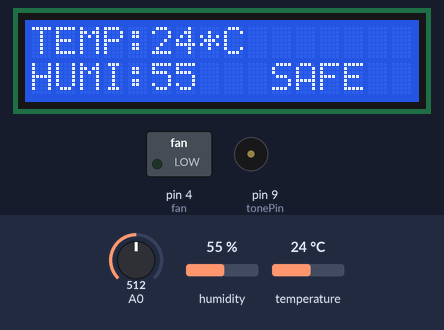
Bench run of a sketch on a simulated Arduino Uno, built with avr-gcc and run on an emulated ATmega328P. On the bench: 16×2 character LCD, switched loads named in the sketch (green lamp = pin HIGH), buzzer (waves = sounding). Inputs (shaded band) come from the test bench; at power-on: A0 = 512, humidity 55 %, temperature 24 °C.

Above: at 1.7 s.
1.8 s: A0 set to 686
At 2.6 s:
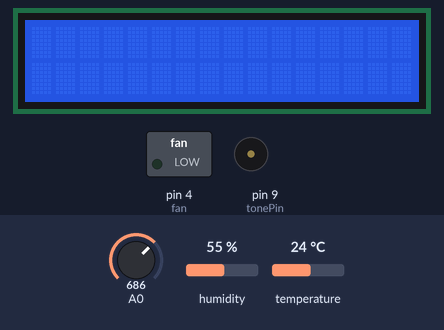
6.3 s: A0 set to 719
At 7.6 s:
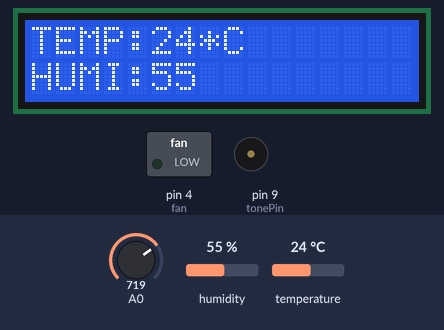
At 11.9 s:
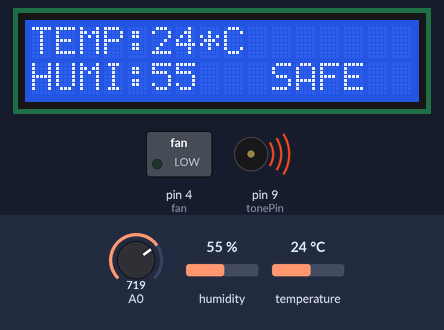
Timing chart, 0 to 23.0 s (numbered marks = the images above; inputs shaded):
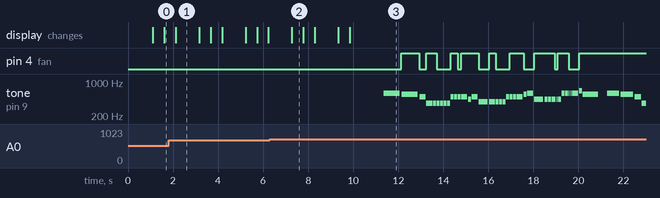

Measured:
- the behaviour switches between 700 and 701 on A0 (found by bisection; images 1 and 2)
- after the input at 6.3 s, pin 4 (fan): LOW → HIGH after 5.8 s, → LOW 0.80 s later, → HIGH 0.31 s later, → LOW 0.46 s later, … (17 changes in this stretch); tone on pin 9 (tonePin): plays 587 Hz for 0.71 s, 554 Hz for 0.71 s, 493 Hz for 0.27 s, 369 Hz for 0.27 s, 369 Hz for 0.13 s, 369 Hz for 0.13 s … (45 notes in this stretch), starting after 5.1 s
- what the display in image 1 shows lasts 1.1 s, from 2.1 s to 3.2 s
- what the display in image 2 shows lasts 0.5 s, from 7.3 s to 7.8 s

The sketch:

Test_LCD_MQ6.ino
```cpp
#include <Wire.h> // Library for I2C communication
#include <LiquidCrystal_I2C.h> // Library for LCD
#include <SoftwareSerial.h>
#include <SimpleDHT.h>
SoftwareSerial toESP(0, 1); //Rx, Tx


// for DHT11,
//      VCC: 5V or 3V
//      GND: GND
//      DATA: 2
int pinDHT11 = 2;
SimpleDHT11 dht11(pinDHT11);

int tonePin = 9;
int fan=4;
// Wiring: SDA pin is connected to A4 and SCL pin to A5.
// Connect to LCD via I2C, default address 0x27 (A0-A2 not jumpered)
LiquidCrystal_I2C lcd = LiquidCrystal_I2C(0x27, 16, 2); // Change to (0x27,16,2) for 16x2 LCD.

void setup() {
    //MOTOR DECLARATION
    pinMode(fan,OUTPUT);
   // initialize  communication at 9600 bits per second:
   toESP.begin(9600);

  // Initiate the LCD:
  lcd.init();
  lcd.backlight();


}

void loop() {

 // read the input on analog pin 0:
  int sensorValue = analogRead(A0);
  delay(1000);

  // read without samples.
  byte temperature = 0;
  byte humidity = 0;
  int err = SimpleDHTErrSuccess;
  if ((err = dht11.read(&temperature, &humidity, NULL)) != SimpleDHTErrSuccess) {
    Serial.print("Read DHT11 failed, err="); Serial.println(err);delay(1000);
    return;
  }

int temp=(int)temperature;
int humi=(int)humidity;

 lcd.setCursor(0,0);
 lcd.print("TEMP:");
 lcd.setCursor(5,0);
  lcd.print(String(temp)+ "*C");
  lcd.setCursor(0,1);
  lcd.print("HUMI:");
  lcd.print(humi);

 delay(500);
 toESP.println(String(abs(temp)));
 toESP.println(String(abs(humi)));


  if (sensorValue>700)
  {
    lcd.setCursor(10,1); //Set the cursor on the third column and the second row (counting starts at 0!).
    lcd.print("SAFE");
    delay(500);
     toESP.println("LEAK");
     delay(1000);
      Despacito();
  }
  else{
    lcd.setCursor(10,1); //Set the cursor on the second row (counting starts at 0!).
  lcd.print("SAFE");
  delay(500);
  }

lcd.clear();

}


void Despacito() {

  tone(tonePin, 587, 709.720327982);
  delay(788.578142202);
  digitalWrite(fan, HIGH);
  delay(10.3082110092);
  tone(tonePin, 554, 709.720327982);
  delay(788.578142202);
  digitalWrite(fan, LOW);
  delay(5.15410550459);
  tone(tonePin, 493, 273.683002294);
  delay(304.092224771);
  delay(5.15410550459);
  digitalWrite(fan, HIGH);
  tone(tonePin, 369, 273.683002294);
  delay(304.092224771);
  delay(5.15410550459);
  tone(tonePin, 369, 134.52215367);
  delay(149.469059633);
  digitalWrite(fan, LOW);
  delay(5.15410550459);
  tone(tonePin, 369, 134.52215367);
  delay(149.469059633);
  delay(5.15410550459);
  tone(tonePin, 369, 134.52215367);
  delay(149.469059633);
  delay(5.15410550459);
  tone(tonePin, 369, 134.52215367);
  delay(149.469059633);
  delay(5.15410550459);
  tone(tonePin, 369, 134.52215367);
  delay(149.469059633);
  digitalWrite(fan, HIGH);
  delay(5.15410550459);
  tone(tonePin, 493, 134.52215367);
  delay(149.469059633);
  delay(5.15410550459);
  tone(tonePin, 493, 134.52215367);
  delay(149.469059633);
  delay(5.15410550459);
  digitalWrite(fan, LOW);
  tone(tonePin, 493, 134.52215367);
  delay(149.469059633);
  delay(5.15410550459);
  digitalWrite(fan, HIGH);
  tone(tonePin, 493, 273.683002294);
  delay(304.092224771);
  delay(5.15410550459);
  tone(tonePin, 440, 134.52215367);
  delay(149.469059633);
  delay(5.15410550459);
  tone(tonePin, 493, 273.683002294);
  delay(304.092224771);
  delay(5.15410550459);
  digitalWrite(fan, LOW);
  tone(tonePin, 391, 412.843850917);
  delay(458.715389908);
  delay(5.15410550459);
  digitalWrite(fan, HIGH);
  tone(tonePin, 391, 134.52215367);
  delay(149.469059633);
  delay(5.15410550459);
  tone(tonePin, 391, 134.52215367);
  delay(149.469059633);
  delay(5.15410550459);
  digitalWrite(fan, LOW);
  tone(tonePin, 391, 134.52215367);
  delay(149.469059633);
  delay(5.15410550459);
  tone(tonePin, 391, 134.52215367);
  delay(149.469059633);
  delay(5.15410550459);
  tone(tonePin, 391, 134.52215367);
  delay(149.469059633);
  delay(5.15410550459);
  tone(tonePin, 493, 134.52215367);
  delay(149.469059633);
  delay(5.15410550459);
  digitalWrite(fan, HIGH);
  tone(tonePin, 493, 134.52215367);
  delay(149.469059633);
  delay(5.15410550459);
  tone(tonePin, 493, 134.52215367);
  delay(149.469059633);
  delay(5.15410550459);
  tone(tonePin, 493, 273.683002294);
  delay(304.092224771);
  delay(5.15410550459);
  digitalWrite(fan, LOW);
  tone(tonePin, 554, 134.52215367);
  delay(149.469059633);
  delay(5.15410550459);
  tone(tonePin, 587, 273.683002294);
  delay(304.092224771);
  delay(5.15410550459);
  digitalWrite(fan, HIGH);
  tone(tonePin, 440, 412.843850917);
  delay(458.715389908);
  delay(5.15410550459);
  tone(tonePin, 440, 134.52215367);
  delay(149.469059633);
  delay(5.15410550459);
  tone(tonePin, 440, 134.52215367);
  delay(149.469059633);
  delay(5.15410550459);
  tone(tonePin, 440, 134.52215367);
  delay(149.469059633);
  digitalWrite(fan, LOW);
  delay(5.15410550459);
  tone(tonePin, 440, 41.7482545872);
  delay(46.3869495413);
  delay(36.0787385321);
  tone(tonePin, 440, 37.109559633);
  delay(41.2328440367);
  digitalWrite(fan, HIGH);
  delay(30.9246330275);
  tone(tonePin, 440, 134.52215367);
  delay(149.469059633);
  delay(5.15410550459);
  tone(tonePin, 587, 134.52215367);
  delay(149.469059633);
  delay(5.15410550459);
  tone(tonePin, 587, 134.52215367);
  delay(149.469059633);
  delay(5.15410550459);
  digitalWrite(fan, LOW);
  tone(tonePin, 587, 46.3869495413);
  delay(51.5410550459);
  delay(30.9246330275);
  tone(tonePin, 587, 46.3869495413);
  delay(51.5410550459);
  delay(20.6164220183);
  tone(tonePin, 587, 273.683002294);
  delay(304.092224771);
  digitalWrite(fan, HIGH);
  delay(5.15410550459);
  tone(tonePin, 659, 134.52215367);
  delay(149.469059633);
  delay(5.15410550459);

  tone(tonePin, 554, 691.165548165);
  delay(767.961720183);
  delay(314.40043578);
  tone(tonePin, 587, 552.004699541);
  delay(613.338555046);
  delay(5.15410550459);
  tone(tonePin, 554, 552.004699541);
  delay(613.338555046);
  delay(5.15410550459);
  digitalWrite(fan, HIGH);
  tone(tonePin, 493, 273.683002294);
  delay(304.092224771);
  delay(5.15410550459);
  tone(tonePin, 369, 273.683002294);
  delay(304.092224771);
  delay(5.15410550459);
  tone(tonePin, 369, 134.52215367);
  delay(149.469059633);
  delay(5.15410550459);
  tone(tonePin, 369, 134.52215367);
  delay(149.469059633);
  digitalWrite(fan, LOW);
  digitalWrite(fan, LOW);
  digitalWrite(fan, LOW);
  digitalWrite(fan, LOW);
  digitalWrite(fan, LOW);
  digitalWrite(fan, LOW);

}
```
